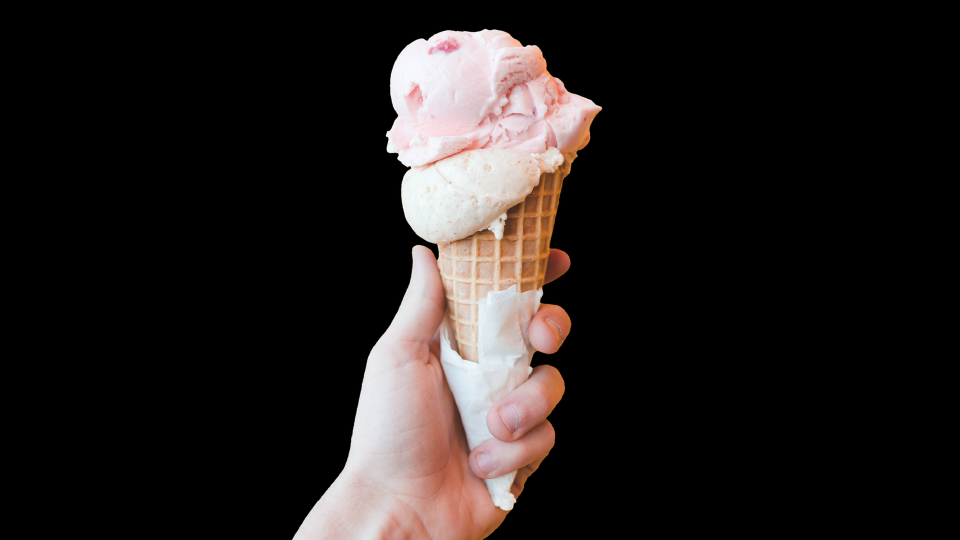
#> input picture icecream.jpg, 1920 x 1080 px (shown at 1/2 size)
$ python resize.py
#> lines starting #> are read from the running program, lines starting #| are printed output that depends on the picture
from PIL import Image

# [32 lines of commented-out code are left out]
im = Image.open("icecream.jpg")
#> im is the input picture: PIL image 1920x1080 RGB; mean R, G, B 35.8, 30.8, 29.5
xcenter = im.width / 2
#> xcenter = 960
ycenter = im.height / 2
#> ycenter = 540
x1 = xcenter - 100
#> x1 = 860
y1 = ycenter - 100
#> y1 = 440
x2 = xcenter + 100
#> x2 = 1060
y2 = ycenter + 100
#> y2 = 640
cropped = im.crop((x1, y1, x2, y2))
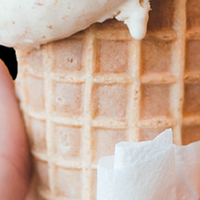
#> cropped: PIL image 200x200 RGB; mean R, G, B 200.2, 169.9, 151.4
